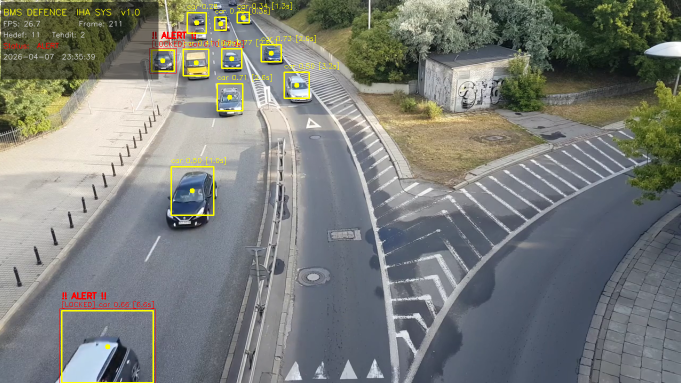
#> input picture assets/photo.png, 1361 x 766 px (shown at 1/2 size)
$ python -i process_task.py   (imports and definitions only)
#> lines starting #> are read from the running program, lines starting #| are printed output that depends on the picture
#> further down, picture is the input picture: shape (766, 1361, 3); mean B, G, R 120.9, 125.7, 123.1
"""
process_task.py
---------------
Görevi: ham frame'e ön işleme uygulamak.
Tespit veya kayıt işlemi yapmaz, sadece görüntüyü dönüştürür.

Uygulanan adımlar:
  - Grayscale  : Renk kanallarını tek kanala indirger, işlemi hızlandırır
  - Blur       : Küçük gürültüleri yumuşatır → sahte kenarlar azalır
  - Canny      : Renk geçişlerini kenar haritasına çevirir (YOLO doğrulama için kullanılıyor)
"""

import cv2
from config import (
    GAUSSIAN_BLUR_KERNEL,
    CANNY_THRESHOLD_LOW,
    CANNY_THRESHOLD_HIGH,
)


def to_grayscale(frame):
    """BGR frame'i gri tonlamaya çevirir."""
    return cv2.cvtColor(frame, cv2.COLOR_BGR2GRAY)
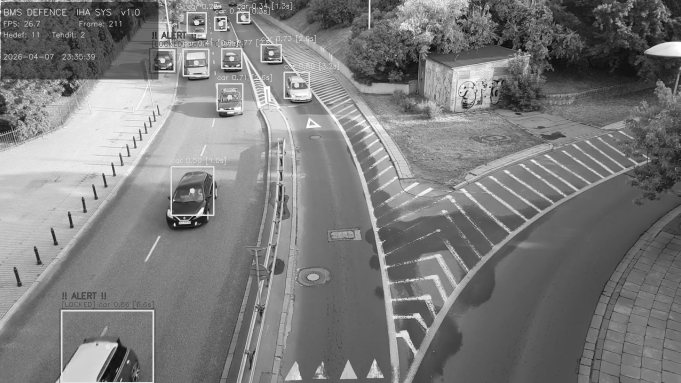
#> returned value: shape (766, 1361) (shown at 1/2 size); min 2, max 255, mean 124.4


def apply_gaussian_blur(gray_frame):
    """Gaussian blur uygular. Canny öncesinde gürültüyü azaltmak için kullanılıyor."""
    return cv2.GaussianBlur(gray_frame, GAUSSIAN_BLUR_KERNEL, 0)


def apply_canny_edge(blurred_frame):
    """
    Canny kenar tespiti.
    low  → bu değerin altındaki geçişler kenar sayılmaz
    high → bu değerin üstündeki geçişler kenar olarak işaretlenir
    """
    return cv2.Canny(blurred_frame, CANNY_THRESHOLD_LOW, CANNY_THRESHOLD_HIGH)
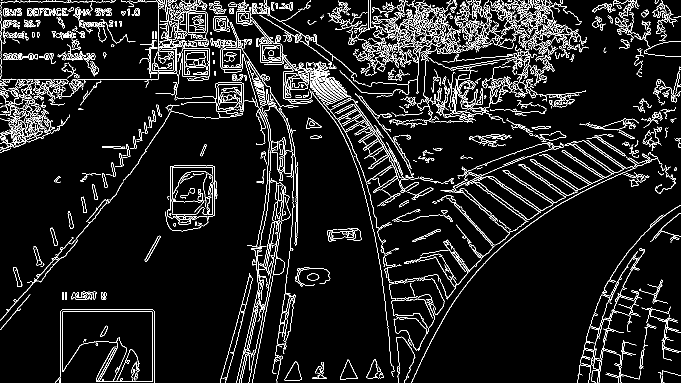
#> returned value: shape (766, 1361) (shown at 1/2 size); 7.8% white in thin lines or dots


def preprocess_frame(frame):
    """
    Tüm ön işleme adımlarını sırayla uygular ve sonuçları sözlük olarak döndürür.

    Returns:
        dict: {original, gray, blurred, edges}
    """
    gray    = to_grayscale(frame)
    blurred = apply_gaussian_blur(gray)

    # Canny: YOLO'nun tespitlerini doğrulamak için kullanıyoruz (edge verification)
    edges = apply_canny_edge(blurred)

    return {
        "original": frame,
        "gray":     gray,
        "blurred":  blurred,
        "edges":    edges,
    }

>>> import cv2
>>> picture = cv2.imread('../assets/photo.png')
>>> result = preprocess_frame(picture)
#> result = 4 items
